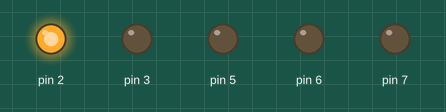
Recording of a sketch running on a simulated Arduino Uno, built with avr-gcc and run on an emulated ATmega328P. Shown: output pins drawn as LEDs (lit = HIGH).

Above: at 0.07 s.
At 0.4 s:
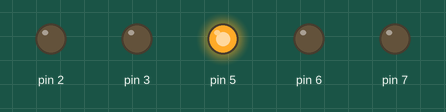
At 0.82 s:
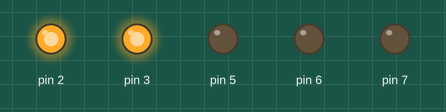
At 1.2 s:
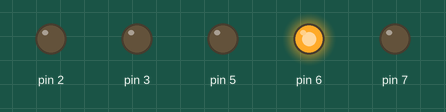
At 1.97 s:
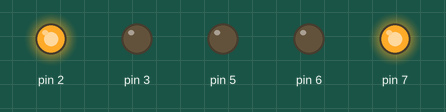
At 2.85 s:
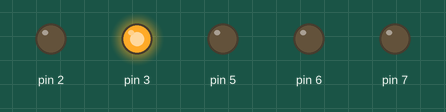
Timing chart, 0 to 3.1 s (numbered marks = the images above):
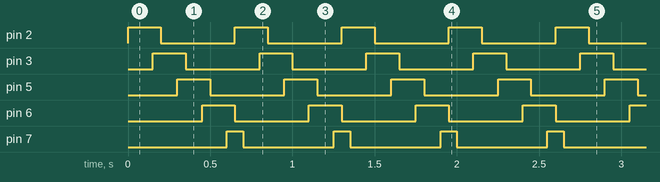

The sketch:

licht1.ino.ino
```cpp
void setup(){

}

void loop(){
   pinMode(2, OUTPUT);
   digitalWrite(2, HIGH);
   delay(50);
   pinMode(7, OUTPUT);
   digitalWrite(7, LOW);
   delay(100);
   pinMode(3, OUTPUT);
   digitalWrite(3, HIGH);
   delay(50);
   pinMode(2, OUTPUT);
   digitalWrite(2, LOW);
   delay(100);
   pinMode(5, OUTPUT);
   digitalWrite(5, HIGH);
   delay(50);
   pinMode(3, OUTPUT);
   digitalWrite(3, LOW);
   delay(100);
   pinMode(6, OUTPUT);
   digitalWrite(6, HIGH);
   delay(50);
   pinMode(5, OUTPUT);
   digitalWrite(5, LOW);
   delay(100);
   pinMode(7, OUTPUT);
   digitalWrite(7, HIGH);
   delay(50);
   pinMode(6, OUTPUT);
   digitalWrite(6, LOW);
}
```

Measured:
- by itself, pin 2, pin 3, pin 5, pin 6: alternates HIGH for 0.20 s and LOW for 0.45 s
- by itself, pin 7: alternates HIGH for 0.10 s and LOW for 0.55 s
